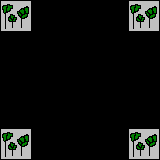

This is a level from a 2D game, rendered from its Tiled map with the project's own tilesets. A one-line summary and the map file follow, with tile-layer data summarised:
An orthogonal 5x5 tile map with 32x32 px tiles, 1 tile layer (entities), 1 hidden layer not drawn, 2 tilesets.

<map version="1.0" orientation="orthogonal" width="5" height="5" tilewidth="32" tileheight="32">
 <tileset firstgid="1" name="tileset" tilewidth="32" tileheight="32">
  <image source="tileset.PNG" width="160" height="160" />
 </tileset>
 <tileset firstgid="26" name="entities" tilewidth="32" tileheight="32">
  <image source="entities.PNG" width="32" height="32" />
 </tileset>
 <layer name="tiles" width="5" height="5" visible="0">
  <data>[25 cells, 25 non-empty, 6 distinct tile ids]</data>
 </layer>
 <layer name="entities" width="5" height="5">
  <properties>
   <property name="type" value="entity" />
  </properties>
  <data>[25 cells, 4 non-empty, 1 distinct tile ids]</data>
 </layer>
</map>
